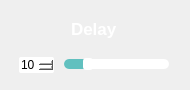
                  <widget class="QFrame" name="Delay_QF">
                   <property name="minimumSize">
                    <size>
                     <width>190</width>
                     <height>90</height>
                    </size>
                   </property>
                   <property name="maximumSize">
                    <size>
                     <width>190</width>
                     <height>90</height>
                    </size>
                   </property>
                   <property name="styleSheet">
                    <string notr="true">QFrame#Delay_QF{
border:2px solid rgb(255, 255, 255);
border-radius:15px;
}</string>
                   </property>
                   <layout class="QVBoxLayout" name="verticalLayout_19">
                    <item>
                     <widget class="QPushButton" name="ToggleBotton_4">
                      <property name="sizePolicy">
                       <sizepolicy hsizetype="Expanding" vsizetype="Fixed">
                        <horstretch>0</horstretch>
                        <verstretch>0</verstretch>
                       </sizepolicy>
                      </property>
                      <property name="minimumSize">
                       <size>
                        <width>0</width>
                        <height>30</height>
                       </size>
                      </property>
                      <property name="maximumSize">
                       <size>
                        <width>16777215</width>
                        <height>30</height>
                       </size>
                      </property>
                      <property name="font">
                       <font>
                        <family>Segoe UI</family>
                        <pointsize>13</pointsize>
                        <italic>false</italic>
                        <bold>true</bold>
                       </font>
                      </property>
                      <property name="cursor">
                       <cursorShape>ArrowCursor</cursorShape>
                      </property>
                      <property name="mouseTracking">
                       <bool>true</bool>
                      </property>
                      <property name="focusPolicy">
                       <enum>Qt::StrongFocus</enum>
                      </property>
                      <property name="contextMenuPolicy">
                       <enum>Qt::DefaultContextMenu</enum>
                      </property>
                      <property name="layoutDirection">
                       <enum>Qt::LeftToRight</enum>
                      </property>
                      <property name="autoFillBackground">
                       <bool>false</bool>
                      </property>
                      <property name="styleSheet">
                       <string notr="true">QPushButton{
background-image: url(:/all/img/delay.png);
background-repeat: no-repeat;
background-position: left center;
border: none;
border-left: 20px solid transparent;

text-align: left;
padding-left: 40px;
padding-bottom: 2px;
color: rgb(255, 255, 255);
font: 600 12pt &quot;Segoe UI&quot;;
}</string>
                      </property>
                      <property name="text">
                      <string>Delay</string>
                      </property>
                      <!-- <property name="icon">
                       <iconset theme="zoom-out">
                        <normaloff>.</normaloff>.</iconset>
                      </property> -->
                      <property name="autoDefault">
                       <bool>false</bool>
                      </property>
                      <property name="default">
                       <bool>false</bool>
                      </property>
                      <property name="flat">
                       <bool>false</bool>
                      </property>
                     </widget>
                    </item>
                    <item>
                     <widget class="QFrame" name="frame_2">
                      <property name="sizePolicy">
                       <sizepolicy hsizetype="Preferred" vsizetype="Preferred">
                        <horstretch>0</horstretch>
                        <verstretch>0</verstretch>
                       </sizepolicy>
                      </property>
                      <property name="minimumSize">
                       <size>
                        <width>0</width>
                        <height>20</height>
                       </size>
                      </property>
                      <property name="maximumSize">
                       <size>
                        <width>16777215</width>
                        <height>20</height>
                       </size>
                      </property>
                      <layout class="QHBoxLayout" name="horizontalLayout_12">
                       <property name="spacing">
                        <number>10</number>
                       </property>
                       <property name="leftMargin">
                        <number>8</number>
                       </property>
                       <property name="topMargin">
                        <number>0</number>
                       </property>
                       <property name="rightMargin">
                        <number>10</number>
                       </property>
                       <property name="bottomMargin">
                        <number>0</number>
                       </property>
                       <item>
                        <widget class="QSpinBox" name="speed_spinbox">
                         <property name="styleSheet">
                          <string notr="true">QSpinBox {
border: 0px solid lightgray;
border-radius: 2px;
background-color: rgb(255,255,255);
font: 600 10pt &quot;Segoe UI&quot;;
}
        
QSpinBox::up-button {
width: 10px;
height: 10px;
margin: 0px 3px 0px 0px;
border-image: url(:/all/img/box_up.png);
}
QSpinBox::up-button:pressed {
margin-top: 1px;
}
            
QSpinBox::down-button {
width: 10px;
height: 10px;
margin: 0px 3px 0px 0px;
border-image: url(:/all/img/box_down.png);
}
QSpinBox::down-button:pressed {
margin-bottom: 1px;
}</string>
                         </property>
                         <property name="maximum">
                          <number>50</number>
                         </property>
                         <property name="value">
                          <number>10</number>
                         </property>
                        </widget>
                       </item>
                       <item>
                        <widget class="QSlider" name="speed_slider">
                         <property name="cursor">
                          <cursorShape>PointingHandCursor</cursorShape>
                         </property>
                         <property name="styleSheet">
                          <string notr="true">QSlider::groove:horizontal {
border: none;
height: 10px;
background-color: rgb(255,255,255);
border-radius: 5px;
}

QSlider::handle:horizontal {
width: 10px;
margin: -1px 0px -1px 0px;
border-radius: 3px;
background-color: white;
}

QSlider::sub-page:horizontal {
background-color: rgb(97, 192, 191);
border-radius: 5px;
}</string>
                         </property>
                         <property name="maximum">
                          <number>50</number>
                         </property>
                         <property name="value">
                          <number>10</number>
                         </property>
                         <property name="orientation">
                          <enum>Qt::Horizontal</enum>
                         </property>
                        </widget>
                       </item>
                      </layout>
                     </widget>
                    </item>
                   </layout>
                  </widget>
